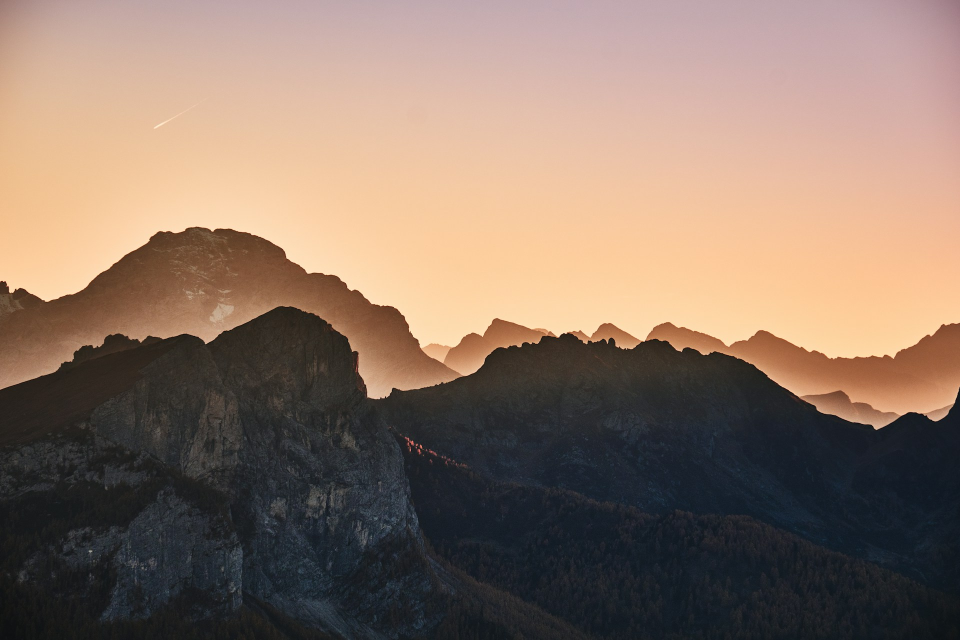
#> input picture test3.jpeg, 1920 x 1280 px (shown at 1/2 size)
$ python HSV_sphere.py
#> lines starting #> are read from the running program, lines starting #| are printed output that depends on the picture
#!/bin/python3
import cv2
import numpy as np
import plotly.graph_objects as go

IMG='test3.jpeg'
SPHERE=False


# 加载图像并下采样
image = cv2.imread(IMG)
#> image is the input picture: shape (1280, 1920, 3); mean B, G, R 103.6, 117.4, 138.8
image = cv2.resize(image, (100, 100))  # 下采样
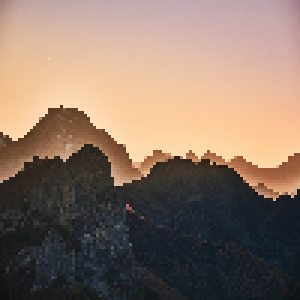
#> image: shape (100, 100, 3) (shown 3 times larger); mean B, G, R 103.5, 117.3, 138.7

# 将图像从 BGR 转换为 HSV
hsv_image = cv2.cvtColor(image, cv2.COLOR_BGR2HSV)
#> hsv_image: shape (100, 100, 3); mean H, S, V 51.6, 74.9, 142.7
h, s, v = cv2.split(hsv_image)
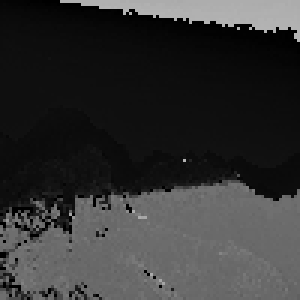
#> h: shape (100, 100) (shown 3 times larger); min 0, max 179, mean 51.6
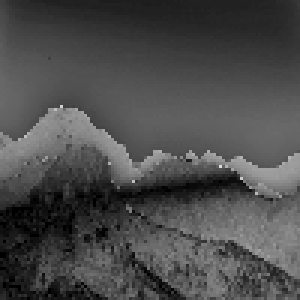
#> s: shape (100, 100) (shown 3 times larger); min 0, max 218, mean 74.9
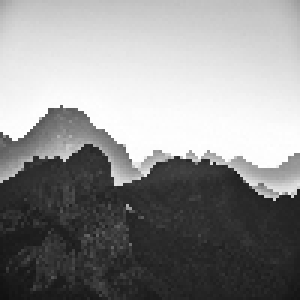
#> v: shape (100, 100) (shown 3 times larger); min 17, max 255, mean 142.7

# 转换为笛卡尔坐标
def hsv_to_cartesian(h, s, v):
    theta = np.deg2rad(h)
    r = s / 255.0 * v / 255.0
    x = r * np.cos(theta)
    y = r * np.sin(theta)
    z = v / 255.0
    return x, y, z

# 创建散点图数据
x_vals, y_vals, z_vals = [], [], []
colors = []  # 用于存储颜色

for i in range(h.shape[0]):
    for j in range(h.shape[1]):
        x, y, z = hsv_to_cartesian(h[i][j], s[i][j], v[i][j])
        x_vals.append(x)
        y_vals.append(y)
        z_vals.append(z)

        # 添加对应的 BGR 颜色，并转换为 RGB
        b, g, r = image[i, j]
        colors.append(f'rgba({r}, {g}, {b}, 1)')  # 添加透明度
#> this loop made 100 passes

# 创建球面
def create_sphere(radius, detail=20):
    u = np.linspace(0, 2 * np.pi, detail)
    v = np.linspace(0, np.pi, detail)
    x = radius * np.outer(np.cos(u), np.sin(v))
    y = radius * np.outer(np.sin(u), np.sin(v))
    z = radius * np.outer(np.ones(np.size(u)), np.cos(v))
    return x, y, z


if SPHERE:
    # 创建球面数据
    sphere_x, sphere_y, sphere_z = create_sphere(1)
    # 创建球面图
    sphere_trace = go.Mesh3d(
        x=sphere_x.flatten(),
        y=sphere_y.flatten(),
        z=sphere_z.flatten(),
        opacity=0.1,
        color='lightblue',
        alphahull=0
    )

# 创建 3D 散点图
scatter_trace = go.Scatter3d(
    x=x_vals, y=y_vals, z=z_vals,
    mode='markers',
    marker=dict(
        size=3,
        color=colors,  # 使用图像中的颜色
        opacity=0.8
    )
)


#todo 设置背景色为图像中没有的颜色
r=g=b=a=0
bg_color=f'rgba({r},{g},{b},{a})'


# 创建图表布局，隐藏坐标系和背景
layout = go.Layout(
    title="Interactive HSV Color Sphere",
    scene=dict(
        xaxis=dict(showbackground=False, showgrid=False, zeroline=False, showline=False, showticklabels=False, title=None),
        yaxis=dict(showbackground=False, showgrid=False, zeroline=False, showline=False, showticklabels=False, title=None),
        zaxis=dict(showbackground=False, showgrid=False, zeroline=False, showline=False, showticklabels=False, title=None),
        bgcolor='rgba(0, 0, 0, 0)',  # 设置背景为透明
        aspectmode='cube',
        annotations=[],  # 清空注释，隐藏坐标轴标签
    ),
    paper_bgcolor=bg_color,  # 设置纸张背景为透明
    plot_bgcolor=bg_color    # 设置绘图背景为透明
)

# 可视化色球
d=[scatter_trace, sphere_trace] if SPHERE else [scatter_trace]
fig = go.Figure(data=d, layout=layout)
fig.show()

$ run again, with test1.jpeg copied over test3.jpeg
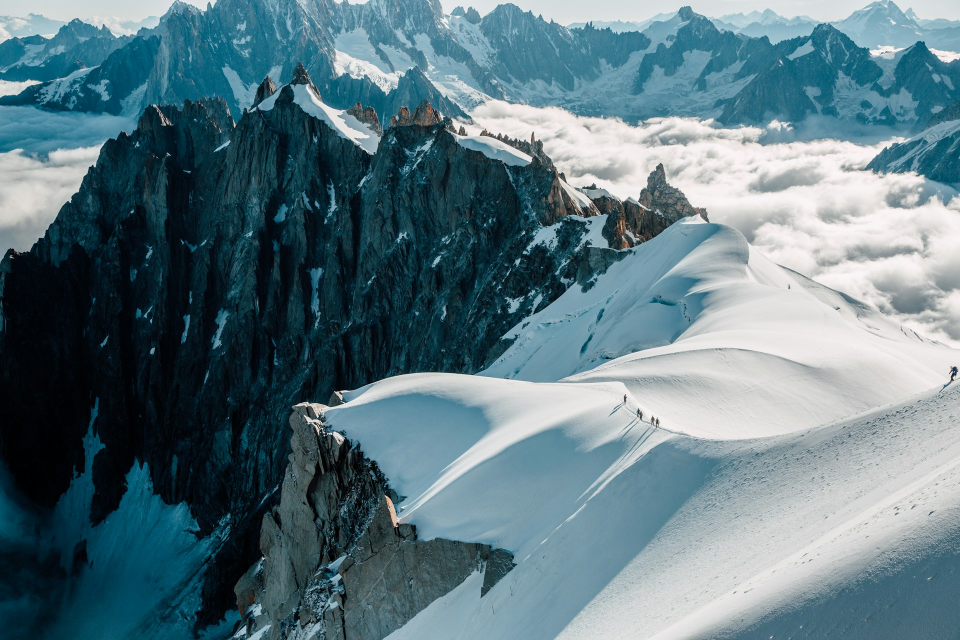
#> input picture test1.jpeg, 1920 x 1280 px (shown at 1/2 size)
#> image is the input picture: shape (1280, 1920, 3); mean B, G, R 129.2, 120.2, 93.6
#> image: shape (100, 100, 3)
#> hsv_image: shape (100, 100, 3); mean H, S, V 85.6, 117.5, 129.8
#> `h, s, v = cv2.split(hsv_image)`:
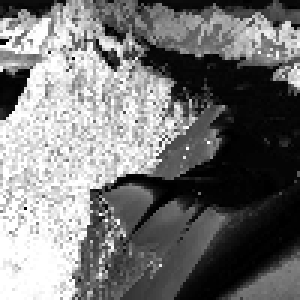
#> s: shape (100, 100) (shown 3 times larger); min 0, max 255, mean 117.5
#> `h, s, v = cv2.split(hsv_image)`:
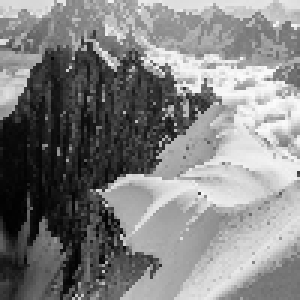
#> v: shape (100, 100) (shown 3 times larger); min 1, max 252, mean 129.8
#> the loop `for i in range(h.shape[0]):` made 100 passes

$ run again, with test2.jpeg copied over test3.jpeg
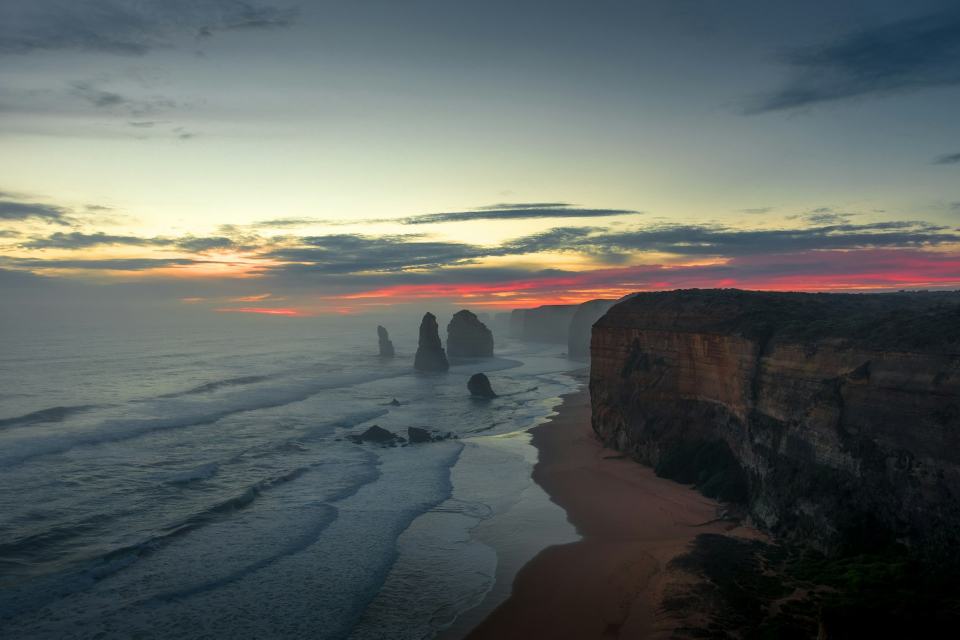
#> input picture test2.jpeg, 1920 x 1279 px (shown at 1/2 size)
#> image is the input picture: shape (1279, 1920, 3); mean B, G, R 97.3, 99.9, 93.8
#> image: shape (100, 100, 3)
#> hsv_image: shape (100, 100, 3); mean H, S, V 76, 60.6, 107
#> `h, s, v = cv2.split(hsv_image)`:
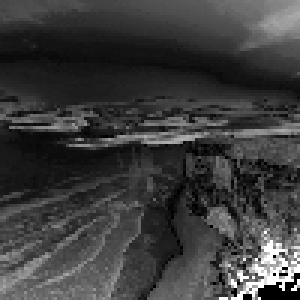
#> s: shape (100, 100) (shown 3 times larger); min 0, max 255, mean 60.6
#> `h, s, v = cv2.split(hsv_image)`:
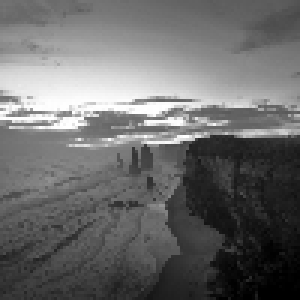
#> v: shape (100, 100) (shown 3 times larger); min 0, max 255, mean 107
#> the loop `for i in range(h.shape[0]):` made 100 passes
